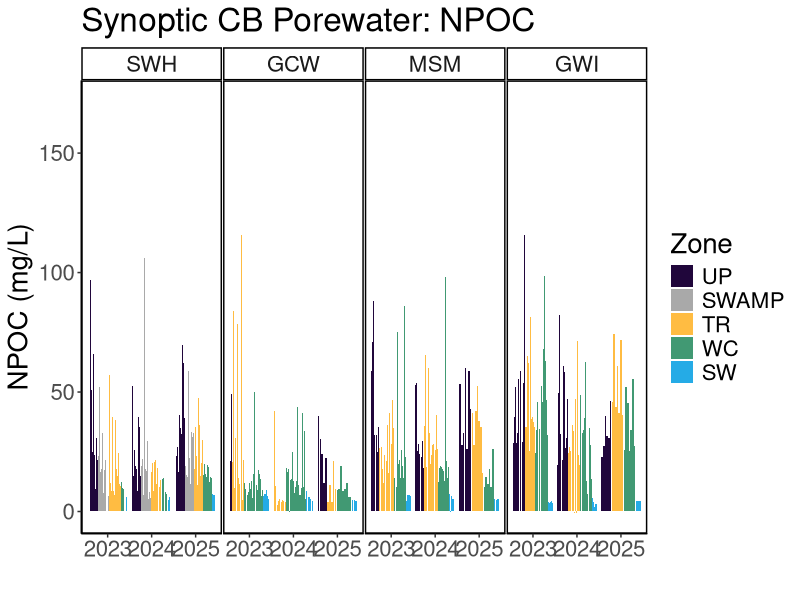
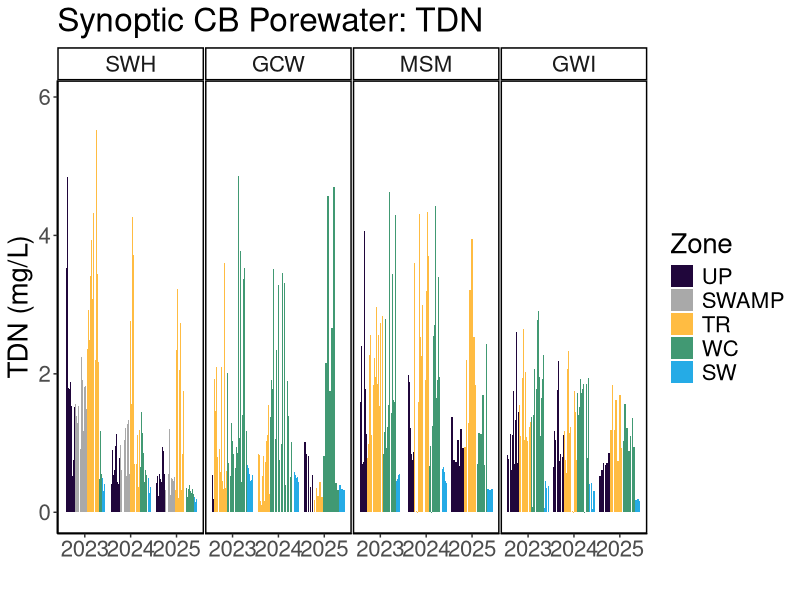
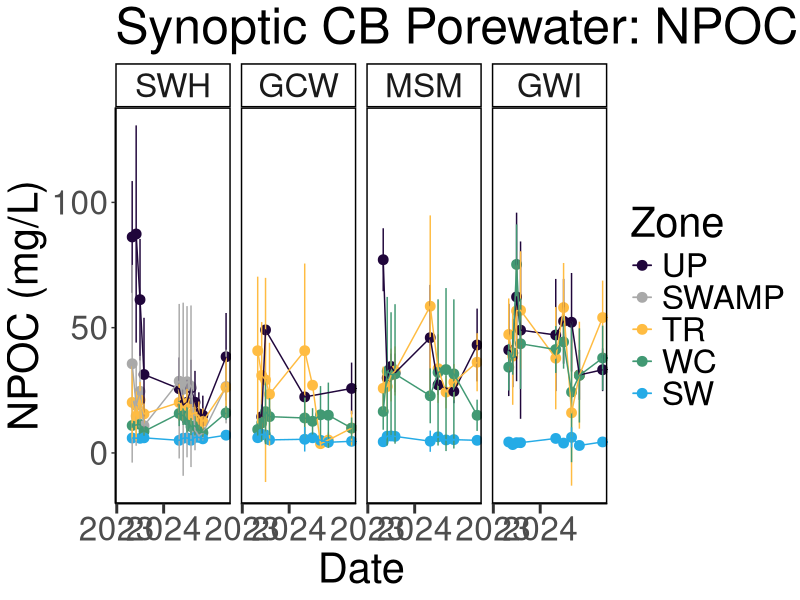
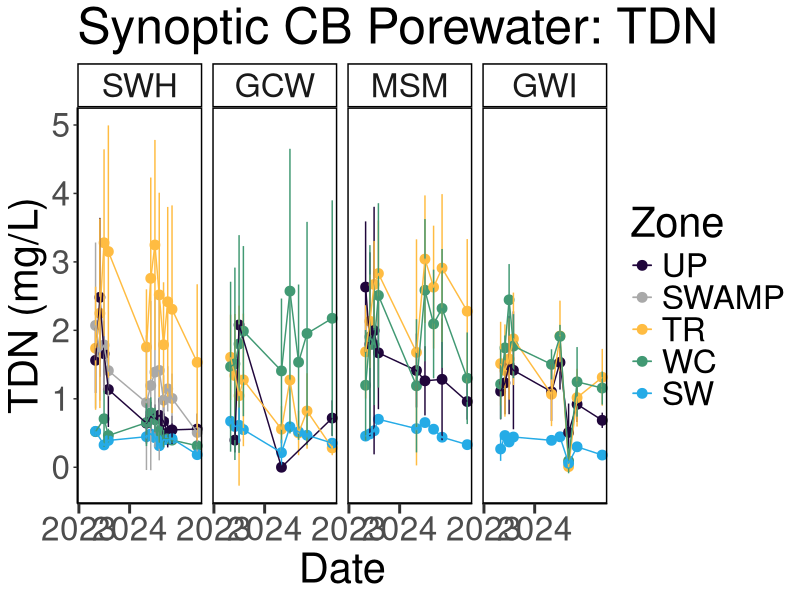
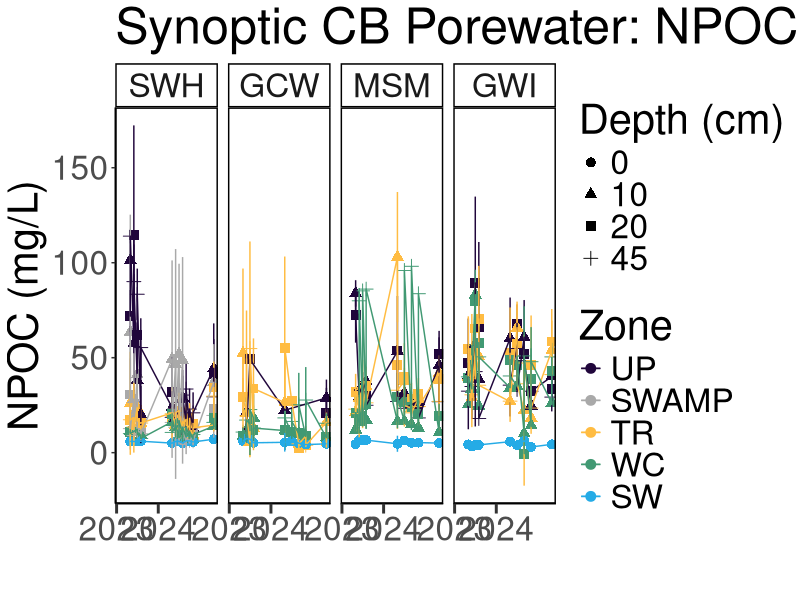
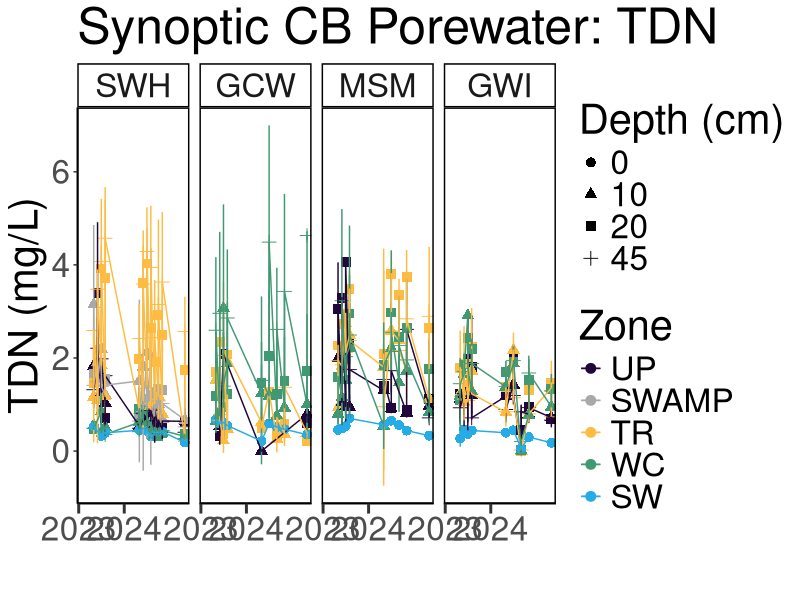
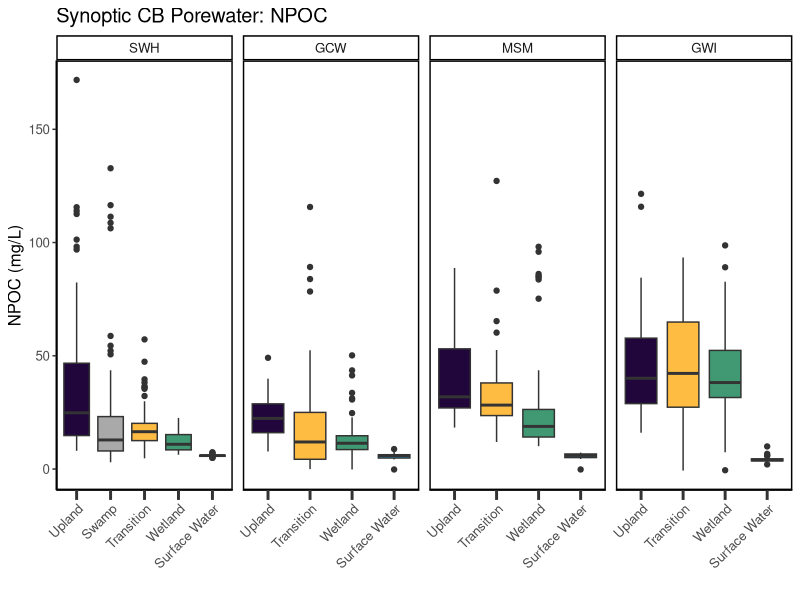
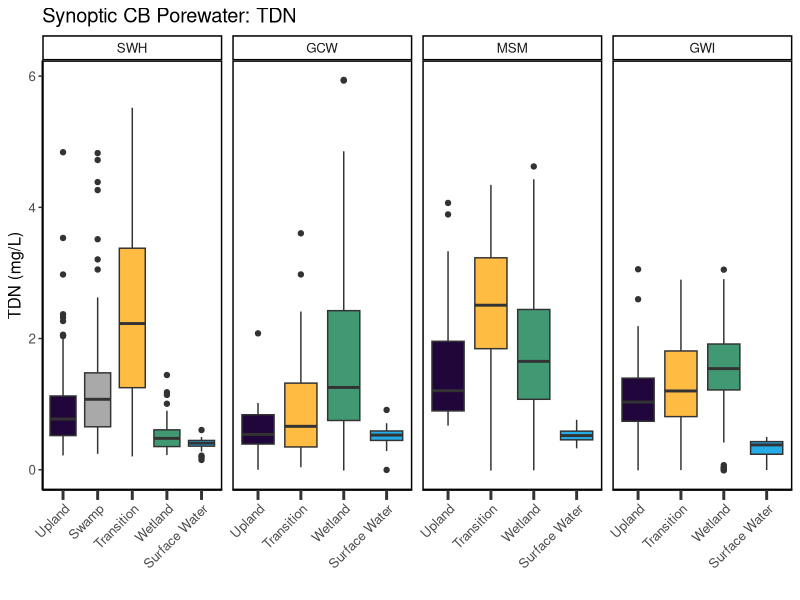

Generate these figures, in order, with R:
## ---- chunk 1
library(dplyr)
library(ggplot2)
library(ggpubr)
library(stringr)
library(readxl)
library(tidyr)
library(tibble)
library(openxlsx)
## ---- chunk 2

#read in 2022 Dionex Data:
# dat22 <- read.csv("2022/COMPASS_SynopticCB_PW_DOC_2022.csv")
# head(dat22)

#read in 2023 Dionex Data:
dat23 <- read.csv("2023/COMPASS_SynopticCB_PW_DOC_2023.csv")
# head(dat23)

#read in 2024 Dionex Data:
dat24 <- read.csv("2024/COMPASS_SynopticCB_PW_DOC_2024.csv")
# head(dat24)

#read in 2024 Dionex Data:
dat25 <- read.csv("2025/COMPASS_SynopticCB_PW_DOC_2025.csv")
# head(dat24)

all_dat <- rbind(dat23, dat24, dat25)

all_dat <- all_dat %>%
  select(
    Project, Region, Sample_ID, Year, Month, Day, Time, Time_Zone, 
         Site, Zone, Replicate, Depth_cm,
         npoc_mgL, npoc_uM, npoc_flag, tdn_mgL, tdn_uM, tdn_flag,
         Analysis_rundate,  Run_notes, Field_notes
        # list columns in the order you want them
  )

## ---- chunk 3

#pull the column names from the all_dat dataframe and create a new dataframe with them 
metadat <- data.frame(Column_Names = colnames(all_dat))
metadat

metadat$Description <- ""
metadat$Units <- ""
metadat$Instrument_ifapplicable <- ""

#add information about each line: 

metadat$Description <- c("Project name", 
                         "Region samples originated from: CB = Chesapeake Bay",
                         "Sample identifier used in laboratory and field", 
                         "Year (YYYY) of sample collection", 
                         "Month (#) of sample collection",
                         "Day (#) of sample collection",
                         "Time (HH:MM) of sample collection",
                         "Time Zone of sample collection",
                         "Name of sampling transect location (GCW, SWH, MSM, GWI), see dataset locations for coordinates", 
                         "Zone within space-for-time transect (UP=Upland, SWAMP=Swamp, TR=Transition, WC=Wetland Control, SW=Surface Water)",
                         "Lysimeter or sample replicate id (A-C)", 
                         "Depth in centimeters from which water sample was taken", 
                         "Non-Purgeable Organic Carbon (NPOC) concentration in mg/L", 
                         "Non-Purgeable Organic Carbon (NPOC) concentration in uM", 
                         "QAQC Flags generated during checks of NPOC standards, blanks, dups, and spks", 
                         "Total Dissolved Nitrogen (TDN) concentration in mg/L", 
                         "Total Dissolved Nitrogen (TDN) concentration in uM", 
                         "QAQC Flags generated during checks of TDN standards, blanks, dups, and spks", 
                         "The date that samples were run on the Shimadzu TOC-V", 
                         "Any notes generated during QAQC", 
                         "Notes generated during field sample collection")

metadat$Units <-       c("NA", 
                         "NA",
                         "NA", 
                         "NA",
                         "NA",
                         "NA", 
                         "NA",
                         "NA", 
                         "NA", 
                         "NA",
                         "NA", 
                         "cm",
                         "mg/L", 
                         "uM", 
                         "NA",
                         "mg/L", 
                         "uM", 
                         "NA", 
                         "NA", 
                         "NA", 
                         "NA")

metadat$Instrument_ifapplicable <-  
  
                       c("NA", 
                         "NA",
                         "NA", 
                         "NA",
                         "NA",
                         "NA", 
                         "NA",
                         "NA", 
                         "NA", 
                         "NA",
                         "NA", 
                         "NA",
                         "TOC-V (Shimadzu)", 
                         "TOC-V (Shimadzu)", 
                         "NA", 
                         "TOC-V (Shimadzu)", 
                         "TOC-V (Shimadzu)", 
                         "NA", 
                         "NA", 
                         "NA", 
                         "NA")


## ---- chunk 4

#write out a csv of all the data to the main folder: 
write.csv(all_dat, "COMPASS_SynopticCB_PW_DOC_AllData.csv")


#write out a csv of the metadata associated with the data: 
write.csv(metadat, "COMPASS_SynopticCB_PW_DOC_Metadata.csv")

## ---- chunk 5

data_plotting <- all_dat

#Order by Zone from Upland to Surface Water
data_plotting$Zone = factor(data_plotting$Zone, levels = c("UP", "SWAMP", "TR", "WC", "SW"))
data_plotting <- data_plotting[order(data_plotting$Zone), ]

#Order by Site from SWH, GCW, MSM, GWI order, which is oligohaline to polyhaline
data_plotting$Site = factor(data_plotting$Site, levels = c("SWH", "GCW", "MSM", "GWI"))
data_plotting <- data_plotting[order(data_plotting$Site), ]

# #Order by Year from 2022-2024
# data_plotting$Site = factor(data_plotting$Site, levels = c("SWH", "GCW", "MSM", "GWI"))
# data_plotting <- data_plotting[order(data_plotting$Site), ]

#Plot samples to get a first look at concentrations (sanity check)
#group the data for plotting
data_plotting_all <- data_plotting %>%
  group_by(Site, Zone) %>%
  mutate(row_num = factor(row_number())) %>%  # create row_num as factor per group
  ungroup()

data_plotting_all$Date <- as.Date(paste(data_plotting_all$Year, data_plotting_all$Month, data_plotting_all$Day, sep = "-"))


#Plot data and change colors based on Zone:
viz_NPOC_plot <- ggplot(data_plotting_all, aes(x = as.character(Year), y = npoc_mgL, fill = Zone)) +
  geom_bar(stat = "identity", position = position_dodge2(preserve = "total")) +
  facet_grid( ~ Site, scales="free") +
  scale_fill_manual(values = c(
    "UP" = "#20063B",
    "TR" = "#FFBC42",
    "SWAMP" = "darkgrey",
    "WC" = "#419973",
    "SW" = "#25ABE6"
  )) +
  theme_classic() +
  labs(x = " ", y = "NPOC (mg/L)", title = "Synoptic CB Porewater: NPOC") +
  theme(
    panel.spacing = unit(.05, "lines"), 
    panel.border = element_rect(color = "black", fill = NA, linewidth = 1)) + 
  theme(text = element_text(size = 20))

 viz_NPOC_plot
 
 viz_TDN_plot <- ggplot(data_plotting_all, aes(x = as.character(Year), y = tdn_mgL, fill = Zone)) +
  geom_bar(stat = "identity", position = position_dodge2(preserve = "total")) +
  facet_grid( ~ Site, scales="free") +
  scale_fill_manual(values = c(
    "UP" = "#20063B",
    "TR" = "#FFBC42",
    "SWAMP" = "darkgrey",
    "WC" = "#419973",
    "SW" = "#25ABE6"
  )) +
  theme_classic() +
  labs(x = " ", y = "TDN (mg/L)", title = "Synoptic CB Porewater: TDN") +
  theme(
    panel.spacing = unit(.05, "lines"), 
    panel.border = element_rect(color = "black", fill = NA, linewidth = 1)) + 
  theme(text = element_text(size = 20))

 viz_TDN_plot


## ---- chunk 6

##Make Date Column with just Year and Month for Sample ID
all_dat_dates <- data_plotting %>%
  mutate(
    YearMonth = if_else(
      Month < 10,
      # Modify the string:
      YearMonth <- paste(data_plotting$Year, data_plotting$Month, sep = "-0"), 
      YearMonth <- paste(data_plotting$Year, data_plotting$Month, sep = "-"), 
    )
  )

##Summarize NPOC and TDN by Date, Site, and Zone
DOC_avg <- all_dat_dates %>%
  group_by(Month, Year, Site, Zone) %>%
   dplyr::summarize(mean_NPOC = mean(npoc_mgL, na.rm=TRUE), 
            sd_NPOC = sd(npoc_mgL, na.rm=TRUE), 
            mean_TDN = mean(tdn_mgL, na.rm=TRUE), 
            sd_TDN = sd(tdn_mgL, na.rm=TRUE), 
            YearMonth = first(YearMonth))

# Concatenate with a day (e.g., "01" for the first day)
DOC_avg$Date <- paste0(DOC_avg$YearMonth, "-01")

# Convert to Date object
DOC_avg$Date <- as.Date(DOC_avg$Date)

# Define the specific date breaks you want to display
specific_breaks <- as.Date(c("2022-01-01", "2023-01-01", "2024-01-01"))

viz_NPOC_plot_avgs <- ggplot(DOC_avg, aes(x = Date, y = mean_NPOC, color = Zone, group = Zone)) +
  geom_point(size = 3) + 
  geom_errorbar(aes(ymin = mean_NPOC - sd_NPOC, ymax = mean_NPOC + sd_NPOC), width = 0.2) + 
  geom_line() + 
  facet_grid( ~ Site, scales="free_y") +
  scale_color_manual(values = c(
    "UP" = "#20063B",
    "TR" = "#FFBC42",
    "SWAMP" = "darkgrey",
    "WC" = "#419973",
    "SW" = "#25ABE6"
  )) +
  theme_classic() +
  labs(x = "Date", y = "NPOC (mg/L)", title = "Synoptic CB Porewater: NPOC") +
  theme(
    panel.spacing = unit(0.5, "lines"), 
    panel.border = element_rect(color = "black", fill = NA, linewidth = 1)) +
  # theme(axis.text.x = element_text(angle = 90, hjust = 0.5))+ 
  theme(text = element_text(size = 30))+
  scale_x_date(breaks = specific_breaks, date_labels = "%Y", expand = expansion(mult = c(0.18, 0.05)))+
  theme(axis.ticks.x = element_line(linewidth = 1))+
  theme(axis.ticks.length.x = unit(0.25, "cm"))

viz_NPOC_plot_avgs

viz_TDN_plot_avgs <- ggplot(DOC_avg, aes(x = Date, y = mean_TDN, color = Zone, group = Zone)) +
  geom_point(size = 3) + 
  geom_errorbar(aes(ymin = mean_TDN - sd_TDN, ymax = mean_TDN + sd_TDN), width = 0.2) + 
  geom_line() + 
  facet_grid( ~ Site, scales="free_y") +
  scale_color_manual(values = c(
    "UP" = "#20063B",
    "TR" = "#FFBC42",
    "SWAMP" = "darkgrey",
    "WC" = "#419973",
    "SW" = "#25ABE6"
  )) +
  theme_classic() +
  labs(x = "Date", y = "TDN (mg/L)", title = "Synoptic CB Porewater: TDN") +
  theme(
    panel.spacing = unit(0.5, "lines"), 
    panel.border = element_rect(color = "black", fill = NA, linewidth = 1)) +
  # theme(axis.text.x = element_text(angle = 90, hjust = 0.5))+ 
  theme(text = element_text(size = 30))+
  scale_x_date(breaks = specific_breaks, date_labels = "%Y", expand = expansion(mult = c(0.18, 0.05)))+
  theme(axis.ticks.x = element_line(linewidth = 1))+
  theme(axis.ticks.length.x = unit(0.25, "cm"))

viz_TDN_plot_avgs


## ---- chunk 7

##Summarize SO4 and Cl by Date, Site, and Zone
DOC_avg_depth <- all_dat_dates %>%
  group_by(Month, Year, Site, Zone, Depth_cm) %>%
   dplyr::summarize(mean_NPOC = mean(npoc_mgL, na.rm=TRUE), 
            sd_NPOC = sd(npoc_mgL, na.rm=TRUE), 
            mean_TDN = mean(tdn_mgL, na.rm=TRUE), 
            sd_TDN = sd(tdn_mgL, na.rm=TRUE), 
            YearMonth = first(YearMonth))

# Concatenate with a day (e.g., "01" for the first day)
DOC_avg_depth$Date <- paste0(DOC_avg_depth$YearMonth, "-01")

# Convert to Date object
DOC_avg_depth$Date <- as.Date(DOC_avg_depth$Date)

# Define the specific date breaks you want to display
specific_breaks <- as.Date(c("2022-01-01", "2023-01-01", "2024-01-01"))

viz_NPOC_plot_depth <- ggplot(DOC_avg_depth, aes(x = Date, y = mean_NPOC, color = Zone, group = Zone, shape = as.character(Depth_cm))) +
  geom_point(size = 3) + 
  geom_errorbar(aes(ymin = mean_NPOC - sd_NPOC, ymax = mean_NPOC + sd_NPOC), width = 0.2) + 
  geom_line() + 
  facet_grid( ~ Site, scales="free_y") +
  scale_color_manual(values = c(
    "UP" = "#20063B",
    "TR" = "#FFBC42",
    "SWAMP" = "darkgrey",
    "WC" = "#419973",
    "SW" = "#25ABE6"
  )) +
  theme_classic() +
  labs(x = " ", y = "NPOC (mg/L)", title = "Synoptic CB Porewater: NPOC") +
  theme(
    panel.spacing = unit(0.5, "lines"), 
    panel.border = element_rect(color = "black", fill = NA, linewidth = 1)) +
  # theme(axis.text.x = element_text(angle = 90, hjust = 0.5))+ 
  theme(text = element_text(size = 30))+
  scale_x_date(breaks = specific_breaks, date_labels = "%Y", expand = expansion(mult = c(0.18, 0.05))) + 
  labs(fill = "Zone", shape = "Depth (cm)")+
  theme(axis.ticks.x = element_line(linewidth = 1))+
  theme(axis.ticks.length.x = unit(0.25, "cm"))

viz_NPOC_plot_depth


viz_TDN_plot_depth <- ggplot(DOC_avg_depth, aes(x = Date, y = mean_TDN, color = Zone, group = Zone, shape = as.character(Depth_cm))) +
  geom_point(size = 3) + 
  geom_errorbar(aes(ymin = mean_TDN - sd_TDN, ymax = mean_TDN + sd_TDN), width = 0.2) + 
  geom_line() + 
  facet_grid( ~ Site, scales="free_y") +
  scale_color_manual(values = c(
    "UP" = "#20063B",
    "TR" = "#FFBC42",
    "SWAMP" = "darkgrey",
    "WC" = "#419973",
    "SW" = "#25ABE6"
  )) +
  theme_classic() +
  labs(x = " ", y = "TDN (mg/L)", title = "Synoptic CB Porewater: TDN") +
  theme(
    panel.spacing = unit(0.5, "lines"), 
    panel.border = element_rect(color = "black", fill = NA, linewidth = 1)) +
  # theme(axis.text.x = element_text(angle = 90, hjust = 0.5))+ 
  theme(text = element_text(size = 30))+
  scale_x_date(breaks = specific_breaks, date_labels = "%Y", expand = expansion(mult = c(0.18, 0.05))) + 
  labs(fill = "Zone", shape = "Depth (cm)")+
  theme(axis.ticks.x = element_line(linewidth = 1))+
  theme(axis.ticks.length.x = unit(0.25, "cm"))

viz_TDN_plot_depth


## ---- chunk 8

all_dat_dates <- all_dat_dates %>% 
    mutate(
    Zone_1 = case_when(
      Zone == "UP" ~ "Upland",
      Zone == "SWAMP" ~ "Swamp",
      Zone == "TR" ~ "Transition",
      Zone == "WC" ~ "Wetland",
      Zone == "SW" ~ "Surface Water",
      TRUE ~ Zone  # keep everything else unchanged
    )
  ) %>%
  mutate(Zone_1 = factor(Zone_1, levels = c("Upland", "Swamp", "Transition", "Wetland", "Surface Water")))


##Summarize NPOC by Date, Site, and Zone
viz_NPOC_boxplot <- ggplot(all_dat_dates, aes(x = Zone_1, y = npoc_mgL, fill = Zone_1, group = Zone_1)) +
  geom_boxplot() + 
  facet_grid( ~ Site, scales = "free_x") +
  scale_x_discrete(drop = TRUE) +
  scale_fill_manual(values = c(
    "Upland" = "#20063B",
    "Transition" = "#FFBC42",
    "Swamp" = "darkgrey",
    "Wetland" = "#419973",
    "Surface Water" = "#25ABE6"
  ), labels = c("Upland", "Swamp", "Transition", "Wetland", "Surface Water")) +
  theme_classic() +
  labs(x = " ", y = "NPOC (mg/L)", title = "Synoptic CB Porewater: NPOC") +
  theme(
    panel.spacing = unit(0.5, "lines"), 
    panel.border = element_rect(color = "black", fill = NA, linewidth = 1)) +
  theme(axis.text.x = element_text(angle = 45, vjust = 1, hjust = 1))+ 
  theme(text = element_text(size = 12))+
  theme(axis.ticks.x = element_line(linewidth = 1))+
  theme(axis.ticks.length.x = unit(0.25, "cm"))+ 
  #scale_x_discrete(labels = c("Upland", "Swamp", "Transition", "Wetland", "Surface Water"))+ 
  theme(legend.position = "none")

viz_NPOC_boxplot


##Summarize TDN by Date, Site, and Zone
viz_TDN_boxplot <- ggplot(all_dat_dates, aes(x = Zone_1, y = tdn_mgL, fill = Zone_1, group = Zone_1)) +
  geom_boxplot() + 
  facet_grid( ~ Site, scales = "free_x") +
  scale_x_discrete(drop = TRUE) +
  scale_fill_manual(values = c(
    "Upland" = "#20063B",
    "Transition" = "#FFBC42",
    "Swamp" = "darkgrey",
    "Wetland" = "#419973",
    "Surface Water" = "#25ABE6"
  ), labels = c("Upland", "Swamp", "Transition", "Wetland", "Surface Water")) +
  theme_classic() +
  labs(x = " ", y = "TDN (mg/L)", title = "Synoptic CB Porewater: TDN") +
  theme(
    panel.spacing = unit(0.5, "lines"), 
    panel.border = element_rect(color = "black", fill = NA, linewidth = 1)) +
  theme(axis.text.x = element_text(angle = 45, vjust = 1, hjust = 1))+ 
  theme(text = element_text(size = 12))+
  theme(axis.ticks.x = element_line(linewidth = 1))+
  theme(axis.ticks.length.x = unit(0.25, "cm"))+ 
  #scale_x_discrete(labels = c("Upland", "Swamp", "Transition", "Wetland", "Surface Water"))+ 
  theme(legend.position = "none")

viz_TDN_boxplot

# Save as a PNG
png("COMPASS_SynopticCB_NPOC_alldata.png", width = 2000, height = 1200, res = 200) 
print(viz_NPOC_boxplot)  # For ggplot objects, use print()
dev.off() 

# Save as a PNG
png("COMPASS_SynopticCB_TDN_alldata.png", width = 2000, height = 1200, res = 200) 
print(viz_TDN_boxplot)  # For ggplot objects, use print()
dev.off() 
